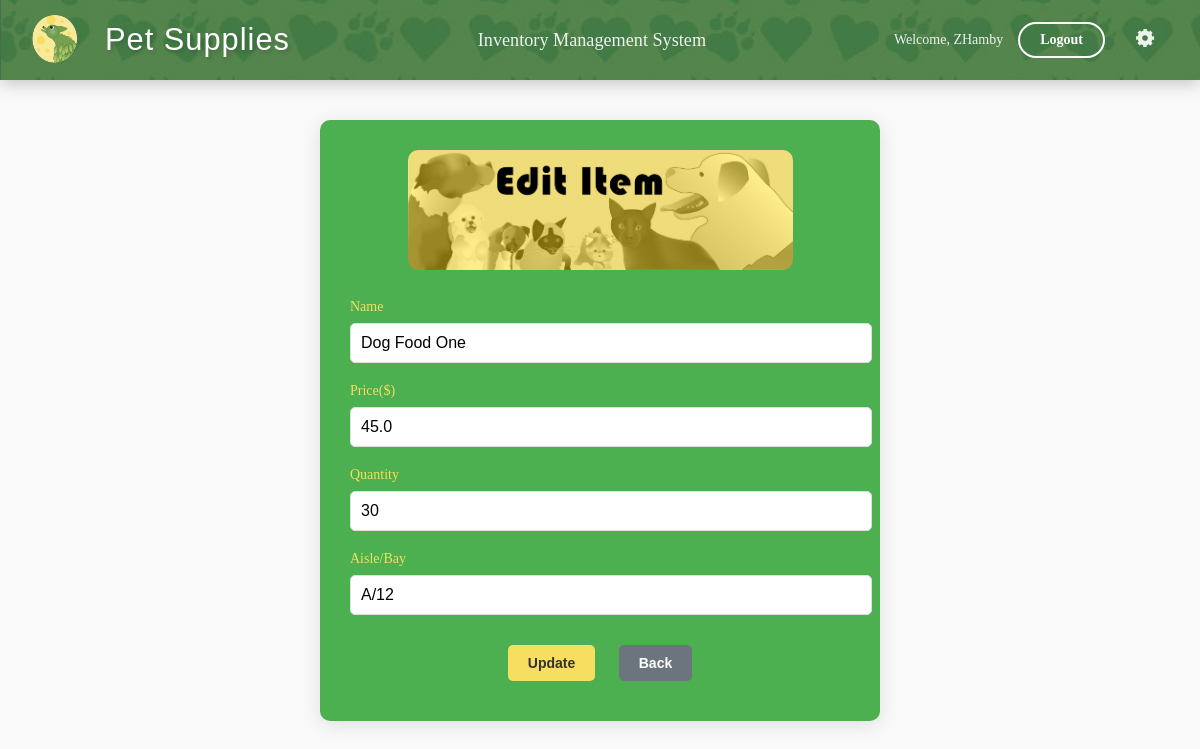
Screenshot of /edit-supply/Dog Food One/ (signed in) with the database file from the repository.
### inventory/models.py (models this page shows, shortened)
class Supply(models.Model):
    name = models.CharField(max_length=255, primary_key=True)
    price = models.FloatField()
    quantity = models.IntegerField()
    location = models.CharField(max_length=255)
    reorder_point = models.PositiveIntegerField(default=5)
    deleted = models.BooleanField(default=False)

### inventory/views.py (the view)
# urls.py: path('edit-supply/<str:supply_name>/', views.edit_supply, name='edit_supply'),
@login_required
def edit_supply(request, supply_name):
    supply = get_object_or_404(Supply, name=supply_name)
    if request.method == 'POST':
        old_data = f'{supply.name}, ${supply.price:,.2f}, {supply.quantity}, {supply.location}'
        form = SupplyForm(request.POST, instance=supply)
        if form.is_valid():
            supply = form.save()
            new_data = f'{supply.name}, ${supply.price:,.2f}, {supply.quantity}, {supply.location}'
            AuditLog.objects.create(
                user=request.user,
                action='UPDATE',
                supply=supply,
                changes=f'From {old_data} to {new_data}'
            )
            messages.success(request, 'Supply updated successfully!')
    else:
        form = SupplyForm(instance=supply)
    return render(request, 'inventory/edit_supply.html', {'form': form})

### inventory/forms.py
class SupplyForm(forms.ModelForm):
    class Meta:
        model = Supply
        fields = ['name', 'price', 'quantity', 'location']
        labels = {
            'name': 'Name',
            'price': 'Price($)',
            'quantity': 'Quantity',
            'location': 'Aisle/Bay',
        }
        widgets = {
            'location': forms.TextInput(attrs={'placeholder': 'A/12'}),
        }
    def __init__(self, *args, **kwargs):
        super(SupplyForm, self).__init__(*args, **kwargs)
        self.fields['location'].validators.append(aisle_bay_validator)

### inventory/templates/inventory/edit_supply.html (shortened to what this page needs)
{% extends 'inventory/base.html' %}
{% load static %}
{% block content %}
<div class="form-container">
    <div class="login-form">
        <center>
            <img src="{% static 'icons/BannerYE.jpg' %}" alt="edit_banner" class="login-image">
        </center>
        <form method="POST">
            {% for field in form %}
            <div class="form-group">
                <label for="{{ field.id_for_label }}">{{ field.label }}</label>
                {{ field }}
            </div>
            {% endfor %}
            <center>
                <button type="submit">Update</button>
                <a href="{% url 'index' %}">
                    <button type="button" class="back-button">Back</button>
                </a>
            </center>
        </form>
    </div>
</div>
{% endblock %}

### inventory/templates/inventory/base.html (shortened to what this page needs)
{% load static %}
<!DOCTYPE html>
<html lang="en">
<head>
    <link rel="stylesheet" href="{% static 'css/styles.css' %}">
</head>
<body>
    <header class="header-container">
        <img src="{% static 'icons/header_image.jpg' %}" alt="Header Background" class="header-bg">
        <div class="header-content">
            <div class="header-left">
                <img src="{% static 'icons/TLeafLogo2sm.png' %}" alt="T Leaf Logo" class="logo">
                <div class="header-title">Pet Supplies</div>
            </div>
            <div class="header-subtitle">Inventory Management System</div>
            <div class="header-right">
                {% if user.is_authenticated %}
                    <span class="welcome-text">Welcome, {{ user.username }}</span>
                    <a href="{% url 'logout' %}" class="header-button">Logout</a>
                    {% if user.is_authenticated and user.is_staff %}
        <div class="dropdown">
            <span class="gear-icon"><img src="{% static 'icons/settinggear.svg' %}" alt="settign gear" class="logo"></span>
        </div>
                    {% else %}
                         <p></p>
                    {% endif %}
                {% else %}
                    <a href="{% url 'login' %}" class="header-button">Login</a>
                {% endif %}
            </div>
        </div>
    </header>
    <div class="content-container">
        {% block content %}{% endblock %}
    </div>
</body>
</html>

### inventory/static/css/styles.css (style rules this page uses)
body { font-family: 'Georgia', serif; font-size: 14px; margin-top: 100px; background-color: #f9f9f9; }
.header-container { position: fixed; top: 0; left: 0; right: 0; height: 80px; background: linear-gradient(135deg, #1e4d2b, #2E7D32); color: white; z-index: 1000; box-shadow: 0 2px 10px rgba(0, 0, 0, 0.1); transition: all 0.3s ease; }
.header-bg { position: absolute; top: 0; left: 0; width: 100%; height: 100%; object-fit: cover; z-index: 1; }
.header-content { position: relative; z-index: 2; display: flex; align-items: center; justify-content: space-between; padding: 0 30px; height: 100%; max-width: 1400px; margin: 0 auto; }
.header-left { display: flex; align-items: center; gap: 25px; }
.header-title { font-family: 'Bauhaus 93', Arial, sans-serif; font-size: 2.2em; text-shadow: 2px 2px 4px rgba(0, 0, 0, 0.2); letter-spacing: 1px; }
.header-subtitle { font-size: 1.3em; opacity: 0.9; font-weight: 300; }
.header-right { display: flex; align-items: center; gap: 15px; }
.logo { width: 50px; height: 50px; border-radius: 50%; object-fit: cover; transition: transform 0.3s ease; }
.welcome-text { font-size: 14px; opacity: 0.9; }
.header-button { display: inline-block; padding: 8px 20px; background-color: transparent; border: 2px solid white; color: white; text-decoration: none; border-radius: 20px; font-weight: bold; transition: all 0.3s ease; }
button { padding: 8px 15px; margin: 5px; border-radius: 4px; border: none; background-color: #4CAF50; color: white; cursor: pointer; font-size: 14px; transition: background-color 0.3s; }
.header-right span { font-size: 14px; opacity: 0.9; }

### inventory/templates/inventory/base.html (style rules this page uses)
.dropdown { position: relative; display: inline-block; }
.gear-icon { cursor: pointer; font-size: 24px; }

### inventory/templates/inventory/edit_supply.html (style rules this page uses)
.form-container { display: flex; justify-content: center; align-items: center; min-height: calc(100vh - 200px); padding: 20px; }
.login-form { background-color: #4CAF50; padding: 30px; border-radius: 10px; box-shadow: 0 4px 20px rgba(0, 0, 0, 0.1); max-width: 500px; width: 100%; }
.login-image { width: 100%; max-width: 385px; height: auto; margin-bottom: 25px; border-radius: 10px; }
.form-group { margin-bottom: 20px; }
.form-group label { display: block; color: #F6DE60; margin-bottom: 8px; font-weight: 500; }
.form-group input { width: 100%; padding: 10px; border: 1px solid #ddd; border-radius: 5px; font-size: 16px; }
button { background-color: #F6DE60; color: #333; padding: 10px 20px; border: none; border-radius: 5px; cursor: pointer; margin: 10px; font-weight: 600; transition: background-color 0.3s; }
.back-button { background-color: #6c757d; color: white; }

### rows the page displays
Supply: form "Dog Food One" "45.0" "30" "A/12"

### other values shown
{{ user.username }} "ZHamby"
{{ field.label }} "Name" "Price($)" "Quantity" "Aisle/Bay"
